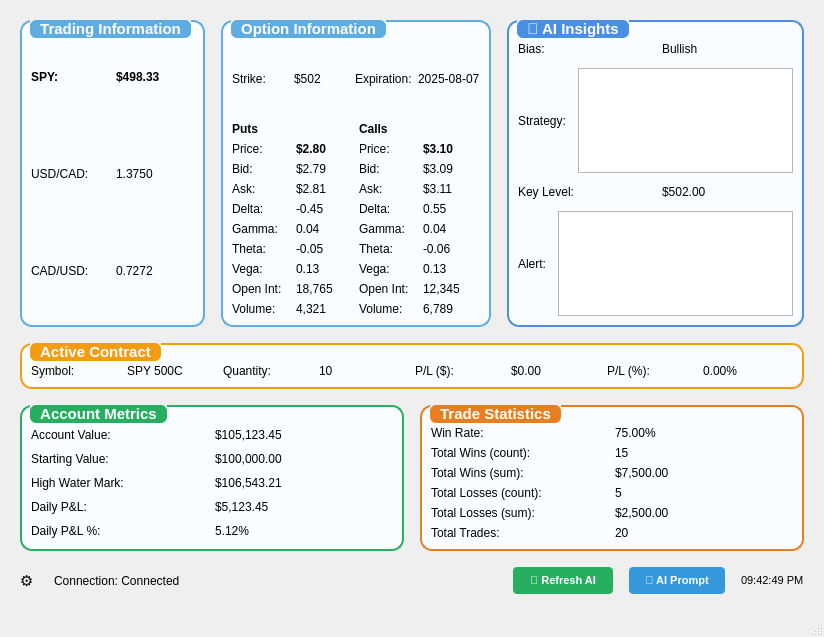
<?xml version="1.0" encoding="UTF-8"?>
<ui version="4.0">
 <class>MainWindow</class>
 <widget class="QMainWindow" name="MainWindow">
  <property name="geometry">
   <rect>
    <x>0</x>
    <y>0</y>
    <width>824</width>
    <height>637</height>
   </rect>
  </property>
  <property name="font">
   <font>
    <family>Segoe UI</family>
    <pointsize>11</pointsize>
   </font>
  </property>
  <property name="windowTitle">
   <string>IB Trading GUI</string>
  </property>
  <widget class="QWidget" name="centralwidget">
   <layout class="QVBoxLayout" name="verticalLayout_main">
    <property name="spacing">
     <number>16</number>
    </property>
    <property name="leftMargin">
     <number>20</number>
    </property>
    <property name="topMargin">
     <number>20</number>
    </property>
    <property name="rightMargin">
     <number>20</number>
    </property>
    <property name="bottomMargin">
     <number>20</number>
    </property>
    <item>
     <layout class="QHBoxLayout" name="horizontalLayout_top">
      <property name="spacing">
       <number>16</number>
      </property>
      <item>
       <widget class="QGroupBox" name="groupBox_trading_info">
        <property name="sizePolicy">
         <sizepolicy hsizetype="Fixed" vsizetype="Preferred">
          <horstretch>0</horstretch>
          <verstretch>0</verstretch>
         </sizepolicy>
        </property>
        <property name="minimumSize">
         <size>
          <width>185</width>
          <height>120</height>
         </size>
        </property>
        <property name="toolTip">
         <string>Displays current trading information including SPY and currency rates.</string>
        </property>
        <property name="styleSheet">
         <string notr="true">QGroupBox {
    border: 2px solid #5dade2;
    border-radius: 12px;
    margin-top: 1ex;
    font-weight: bold;
    color: #2c3e50;
    background-color: #fafdff;
    box-shadow: 0 2px 8px rgba(90, 173, 226, 0.08);
}
QGroupBox::title {
    subcontrol-origin: margin;
    left: 10px;
    padding: 0 8px 0 8px;
    background-color: #5dade2;
    color: white;
    border-radius: 6px;
}
</string>
        </property>
        <property name="title">
         <string>Trading Information</string>
        </property>
        <layout class="QVBoxLayout" name="verticalLayout_trading">
         <item>
          <layout class="QHBoxLayout" name="horizontalLayout_spy">
           <item>
            <widget class="QLabel" name="label_spy_name">
             <property name="font">
              <font>
               <weight>75</weight>
               <bold>true</bold>
              </font>
             </property>
             <property name="text">
              <string>SPY:</string>
             </property>
            </widget>
           </item>
           <item>
            <widget class="QLabel" name="label_spy_value">
             <property name="font">
              <font>
               <weight>75</weight>
               <bold>true</bold>
              </font>
             </property>
             <property name="text">
              <string>$498.33</string>
             </property>
            </widget>
           </item>
          </layout>
         </item>
         <item>
          <layout class="QHBoxLayout" name="horizontalLayout_usd_cad">
           <item>
            <widget class="QLabel" name="label_usd_cad_name">
             <property name="text">
              <string>USD/CAD:</string>
             </property>
            </widget>
           </item>
           <item>
            <widget class="QLabel" name="label_usd_cad_value">
             <property name="text">
              <string>1.3750</string>
             </property>
            </widget>
           </item>
          </layout>
         </item>
         <item>
          <layout class="QHBoxLayout" name="horizontalLayout_cad_usd">
           <item>
            <widget class="QLabel" name="label_cad_usd_name">
             <property name="text">
              <string>CAD/USD:</string>
             </property>
            </widget>
           </item>
           <item>
            <widget class="QLabel" name="label_cad_usd_value">
             <property name="text">
              <string>0.7272</string>
             </property>
            </widget>
           </item>
          </layout>
         </item>
        </layout>
       </widget>
      </item>
      <item>
       <widget class="QGroupBox" name="groupBox_option_info">
        <property name="sizePolicy">
         <sizepolicy hsizetype="Preferred" vsizetype="Preferred">
          <horstretch>0</horstretch>
          <verstretch>0</verstretch>
         </sizepolicy>
        </property>
        <property name="minimumSize">
         <size>
          <width>270</width>
          <height>240</height>
         </size>
        </property>
        <property name="toolTip">
         <string>Shows detailed information for the selected option contract.</string>
        </property>
        <property name="styleSheet">
         <string notr="true">QGroupBox {
    border: 2px solid #5dade2;
    border-radius: 12px;
    margin-top: 1ex;
    font-weight: bold;
    color: #2c3e50;
    background-color: #fafdff;
    box-shadow: 0 2px 8px rgba(90, 173, 226, 0.08);
    padding-top: 10px;
}
QGroupBox::title {
    subcontrol-origin: margin;
    left: 10px;
    padding: 0 8px 0 8px;
    background-color: #5dade2;
    color: white;
    border-radius: 6px;
}
</string>
        </property>
        <property name="title">
         <string>Option Information</string>
        </property>
        <layout class="QVBoxLayout" name="verticalLayout_option_info">
         <item>
          <layout class="QHBoxLayout" name="horizontalLayout_strike_exp">
           <item>
            <layout class="QHBoxLayout" name="horizontalLayout_strike">
             <item>
              <widget class="QLabel" name="label_strike_name">
               <property name="text">
                <string>Strike:</string>
               </property>
              </widget>
             </item>
             <item>
              <widget class="QLabel" name="label_strike_value">
               <property name="text">
                <string>$502</string>
               </property>
              </widget>
             </item>
            </layout>
           </item>
           <item>
            <layout class="QHBoxLayout" name="horizontalLayout_expiration">
             <item>
              <widget class="QLabel" name="label_expiration_name">
               <property name="text">
                <string>Expiration:</string>
               </property>
              </widget>
             </item>
             <item>
              <widget class="QLabel" name="label_expiration_value">
               <property name="text">
                <string>2025-08-07</string>
               </property>
              </widget>
             </item>
            </layout>
           </item>
          </layout>
         </item>
         <item>
          <layout class="QHBoxLayout" name="horizontalLayout_puts_calls">
           <item>
            <layout class="QVBoxLayout" name="verticalLayout_puts">
             <item>
              <widget class="QLabel" name="label_puts_title">
               <property name="font">
                <font>
                 <weight>75</weight>
                 <bold>true</bold>
                </font>
               </property>
               <property name="text">
                <string>Puts</string>
               </property>
              </widget>
             </item>
             <item>
              <layout class="QHBoxLayout" name="horizontalLayout_put_price">
               <item>
                <widget class="QLabel" name="label_put_price_name">
                 <property name="text">
                  <string>Price:</string>
                 </property>
                </widget>
               </item>
               <item>
                <widget class="QLabel" name="label_put_price_value">
                 <property name="font">
                  <font>
                   <weight>75</weight>
                   <bold>true</bold>
                  </font>
                 </property>
                 <property name="text">
                  <string>$2.80</string>
                 </property>
                </widget>
               </item>
              </layout>
             </item>
             <item>
              <layout class="QHBoxLayout" name="horizontalLayout_put_bid">
               <item>
                <widget class="QLabel" name="label_put_bid_name">
                 <property name="text">
                  <string>Bid:</string>
                 </property>
                </widget>
               </item>
               <item>
                <widget class="QLabel" name="label_put_bid_value">
                 <property name="text">
                  <string>$2.79</string>
                 </property>
                </widget>
               </item>
              </layout>
             </item>
             <item>
              <layout class="QHBoxLayout" name="horizontalLayout_put_ask">
               <item>
                <widget class="QLabel" name="label_put_ask_name">
                 <property name="text">
                  <string>Ask:</string>
                 </property>
                </widget>
               </item>
               <item>
                <widget class="QLabel" name="label_put_ask_value">
                 <property name="text">
                  <string>$2.81</string>
                 </property>
                </widget>
               </item>
              </layout>
             </item>
             <item>
              <layout class="QHBoxLayout" name="horizontalLayout_put_delta">
               <item>
                <widget class="QLabel" name="label_put_delta_name">
                 <property name="text">
                  <string>Delta:</string>
                 </property>
                </widget>
               </item>
               <item>
                <widget class="QLabel" name="label_put_delta_value">
                 <property name="text">
                  <string>-0.45</string>
                 </property>
                </widget>
               </item>
              </layout>
             </item>
             <item>
              <layout class="QHBoxLayout" name="horizontalLayout_put_gamma">
               <item>
                <widget class="QLabel" name="label_put_gamma_name">
                 <property name="text">
                  <string>Gamma:</string>
                 </property>
                </widget>
               </item>
               <item>
                <widget class="QLabel" name="label_put_gamma_value">
                 <property name="text">
                  <string>0.04</string>
                 </property>
                </widget>
               </item>
              </layout>
             </item>
             <item>
              <layout class="QHBoxLayout" name="horizontalLayout_put_theta">
               <item>
                <widget class="QLabel" name="label_put_theta_name">
                 <property name="text">
                  <string>Theta:</string>
                 </property>
                </widget>
               </item>
               <item>
                <widget class="QLabel" name="label_put_theta_value">
                 <property name="text">
                  <string>-0.05</string>
                 </property>
                </widget>
               </item>
              </layout>
             </item>
             <item>
              <layout class="QHBoxLayout" name="horizontalLayout_put_vega">
               <item>
                <widget class="QLabel" name="label_put_vega_name">
                 <property name="text">
                  <string>Vega:</string>
                 </property>
                </widget>
               </item>
               <item>
                <widget class="QLabel" name="label_put_vega_value">
                 <property name="text">
                  <string>0.13</string>
                 </property>
                </widget>
               </item>
              </layout>
             </item>
             <item>
              <layout class="QHBoxLayout" name="horizontalLayout_put_openint">
               <item>
                <widget class="QLabel" name="label_put_openint_name">
                 <property name="text">
                  <string>Open Int:</string>
                 </property>
                </widget>
               </item>
               <item>
                <widget class="QLabel" name="label_put_openint_value">
                 <property name="text">
                  <string>18,765</string>
                 </property>
                </widget>
               </item>
              </layout>
             </item>
             <item>
              <layout class="QHBoxLayout" name="horizontalLayout_put_volume">
               <item>
                <widget class="QLabel" name="label_put_volume_name">
                 <property name="text">
                  <string>Volume:</string>
                 </property>
                </widget>
               </item>
               <item>
                <widget class="QLabel" name="label_put_volume_value">
                 <property name="text">
                  <string>4,321</string>
                 </property>
                </widget>
               </item>
              </layout>
             </item>
            </layout>
           </item>
           <item>
            <layout class="QVBoxLayout" name="verticalLayout_calls">
             <item>
              <widget class="QLabel" name="label_calls_title">
               <property name="font">
                <font>
                 <weight>75</weight>
                 <bold>true</bold>
                </font>
               </property>
               <property name="text">
                <string>Calls</string>
               </property>
              </widget>
             </item>
             <item>
              <layout class="QHBoxLayout" name="horizontalLayout_call_price">
               <item>
                <widget class="QLabel" name="label_call_price_name">
                 <property name="text">
                  <string>Price:</string>
                 </property>
                </widget>
               </item>
               <item>
                <widget class="QLabel" name="label_call_price_value">
                 <property name="font">
                  <font>
                   <weight>75</weight>
                   <bold>true</bold>
                  </font>
                 </property>
                 <property name="text">
                  <string>$3.10</string>
                 </property>
                </widget>
               </item>
              </layout>
             </item>
             <item>
              <layout class="QHBoxLayout" name="horizontalLayout_call_bid">
               <item>
                <widget class="QLabel" name="label_call_bid_name">
                 <property name="text">
                  <string>Bid:</string>
                 </property>
                </widget>
               </item>
               <item>
                <widget class="QLabel" name="label_call_bid_value">
                 <property name="text">
                  <string>$3.09</string>
                 </property>
                </widget>
               </item>
              </layout>
             </item>
             <item>
              <layout class="QHBoxLayout" name="horizontalLayout_call_ask">
               <item>
                <widget class="QLabel" name="label_call_ask_name">
                 <property name="text">
                  <string>Ask:</string>
                 </property>
                </widget>
               </item>
               <item>
                <widget class="QLabel" name="label_call_ask_value">
                 <property name="text">
                  <string>$3.11</string>
                 </property>
                </widget>
               </item>
              </layout>
             </item>
             <item>
              <layout class="QHBoxLayout" name="horizontalLayout_call_delta">
               <item>
                <widget class="QLabel" name="label_call_delta_name">
                 <property name="text">
                  <string>Delta:</string>
                 </property>
                </widget>
               </item>
               <item>
                <widget class="QLabel" name="label_call_delta_value">
                 <property name="text">
                  <string>0.55</string>
                 </property>
                </widget>
               </item>
              </layout>
             </item>
             <item>
              <layout class="QHBoxLayout" name="horizontalLayout_call_gamma">
               <item>
                <widget class="QLabel" name="label_call_gamma_name">
                 <property name="text">
                  <string>Gamma:</string>
                 </property>
                </widget>
               </item>
               <item>
                <widget class="QLabel" name="label_call_gamma_value">
                 <property name="text">
                  <string>0.04</string>
                 </property>
                </widget>
               </item>
              </layout>
             </item>
             <item>
              <layout class="QHBoxLayout" name="horizontalLayout_call_theta">
               <item>
                <widget class="QLabel" name="label_call_theta_name">
                 <property name="text">
                  <string>Theta:</string>
                 </property>
                </widget>
               </item>
               <item>
                <widget class="QLabel" name="label_call_theta_value">
                 <property name="text">
                  <string>-0.06</string>
                 </property>
                </widget>
               </item>
              </layout>
             </item>
             <item>
              <layout class="QHBoxLayout" name="horizontalLayout_call_vega">
               <item>
                <widget class="QLabel" name="label_call_vega_name">
                 <property name="text">
                  <string>Vega:</string>
                 </property>
                </widget>
               </item>
               <item>
                <widget class="QLabel" name="label_call_vega_value">
                 <property name="text">
                  <string>0.13</string>
                 </property>
                </widget>
               </item>
              </layout>
             </item>
             <item>
              <layout class="QHBoxLayout" name="horizontalLayout_call_openint">
               <item>
                <widget class="QLabel" name="label_call_openint_name">
                 <property name="text">
                  <string>Open Int:</string>
                 </property>
                </widget>
               </item>
               <item>
                <widget class="QLabel" name="label_call_openint_value">
                 <property name="text">
                  <string>12,345</string>
                 </property>
                </widget>
               </item>
              </layout>
             </item>
             <item>
              <layout class="QHBoxLayout" name="horizontalLayout_call_volume">
               <item>
                <widget class="QLabel" name="label_call_volume_name">
                 <property name="text">
                  <string>Volume:</string>
                 </property>
                </widget>
               </item>
               <item>
                <widget class="QLabel" name="label_call_volume_value">
                 <property name="text">
                  <string>6,789</string>
                 </property>
                </widget>
               </item>
              </layout>
             </item>
            </layout>
           </item>
          </layout>
         </item>
        </layout>
       </widget>
      </item>
      <item>
       <widget class="QGroupBox" name="groupBox_ai_insights">
        <property name="minimumSize">
         <size>
          <width>200</width>
          <height>120</height>
         </size>
        </property>
        <property name="toolTip">
         <string>AI-generated insights, strategies, and alerts for your trading session.</string>
        </property>
        <property name="styleSheet">
         <string notr="true">QGroupBox {
    border: 2px solid #4a90e2;
    border-radius: 12px;
    margin-top: 1ex;
    font-weight: bold;
    color: #2c3e50;
    background-color: #fafdff;
    box-shadow: 0 2px 8px rgba(74, 144, 226, 0.08);
}
QGroupBox::title {
    subcontrol-origin: margin;
    left: 10px;
    padding: 0 8px 0 8px;
    background-color: #4a90e2;
    color: white;
    border-radius: 6px;
}</string>
        </property>
        <property name="title">
         <string>🤖 AI Insights</string>
        </property>
        <layout class="QVBoxLayout" name="verticalLayout_ai">
         <property name="spacing">
          <number>12</number>
         </property>
         <property name="topMargin">
          <number>20</number>
         </property>
         <item>
          <layout class="QHBoxLayout" name="horizontalLayout_ai_bias">
           <item>
            <widget class="QLabel" name="label_ai_bias_name">
             <property name="text">
              <string>Bias:</string>
             </property>
            </widget>
           </item>
           <item>
            <widget class="QLabel" name="label_ai_bias_value">
             <property name="text">
              <string>Bullish</string>
             </property>
            </widget>
           </item>
          </layout>
         </item>
         <item>
          <layout class="QHBoxLayout" name="horizontalLayout_ai_strategy">
           <item>
            <widget class="QLabel" name="label_ai_strategy_name">
             <property name="text">
              <string>Strategy:</string>
             </property>
            </widget>
           </item>
           <item>
            <widget class="QTextBrowser" name="textbrowser_ai_strategy_value">
             <property name="text" stdset="0">
              <string>Consider a bull call spread: Buy SPY 500C, sell SPY 510C. Target profit $400, max risk $200. Monitor for breakout above $502. Adjust stop to $497 if volatility increases.</string>
             </property>
            </widget>
           </item>
          </layout>
         </item>
         <item>
          <layout class="QHBoxLayout" name="horizontalLayout_ai_keylevel">
           <item>
            <widget class="QLabel" name="label_ai_keylevel_name">
             <property name="text">
              <string>Key Level:</string>
             </property>
            </widget>
           </item>
           <item>
            <widget class="QLabel" name="label_ai_keylevel_value">
             <property name="text">
              <string>$502.00</string>
             </property>
            </widget>
           </item>
          </layout>
         </item>
         <item>
          <layout class="QHBoxLayout" name="horizontalLayout_ai_alert">
           <item>
            <widget class="QLabel" name="label_ai_alert_name">
             <property name="text">
              <string>Alert:</string>
             </property>
            </widget>
           </item>
           <item>
            <widget class="QTextBrowser" name="textbrowser_ai_alert_value">
             <property name="html">
              <string>&lt;!DOCTYPE HTML PUBLIC &quot;-//W3C//DTD HTML 4.0//EN&quot; &quot;http://www.w3.org/TR/REC-html40/strict.dtd&quot;&gt;
&lt;html&gt;&lt;head&gt;&lt;meta name=&quot;qrichtext&quot; content=&quot;1&quot; /&gt;&lt;style type=&quot;text/css&quot;&gt;
p, li { white-space: pre-wrap; }
&lt;/style&gt;&lt;/head&gt;&lt;body style=&quot; font-family:'MS Shell Dlg 2'; font-size:8.25pt; font-weight:400; font-style:normal;&quot;&gt;
&lt;p align=&quot;justify&quot; style=&quot;-qt-paragraph-type:empty; margin-top:0px; margin-bottom:0px; margin-left:0px; margin-right:0px; -qt-block-indent:0; text-indent:0px;&quot;&gt;&lt;br /&gt;&lt;/p&gt;&lt;/body&gt;&lt;/html&gt;</string>
             </property>
             <property name="text" stdset="0">
              <string>⚠️ Unusual options volume detected in SPY 500C. Watch for sharp price swings at market open. Consider reducing position size if implied volatility rises above 25%.</string>
             </property>
            </widget>
           </item>
          </layout>
         </item>
        </layout>
       </widget>
      </item>
     </layout>
    </item>
    <item>
     <widget class="QGroupBox" name="groupBox_active_contract">
      <property name="sizePolicy">
       <sizepolicy hsizetype="Preferred" vsizetype="Fixed">
        <horstretch>0</horstretch>
        <verstretch>0</verstretch>
       </sizepolicy>
      </property>
      <property name="toolTip">
       <string>Information about the currently active contract in your portfolio.</string>
      </property>
      <property name="styleSheet">
       <string notr="true">QGroupBox {
    border: 2px solid #f39c12;
    border-radius: 12px;
    margin-top: 1ex;
    font-weight: bold;
    color: #2c3e50;
    background-color: #fafdff;
    box-shadow: 0 2px 8px rgba(243, 156, 18, 0.08);
    padding-top: 10px;
}
QGroupBox::title {
    subcontrol-origin: margin;
    left: 10px;
    padding: 0 8px 0 8px;
    background-color: #f39c12;
    color: white;
    border-radius: 6px;
}
</string>
      </property>
      <property name="title">
       <string>Active Contract</string>
      </property>
      <layout class="QHBoxLayout" name="horizontalLayout_active">
       <item>
        <layout class="QHBoxLayout" name="horizontalLayout_symbol">
         <item>
          <widget class="QLabel" name="label_symbol_name">
           <property name="text">
            <string>Symbol:</string>
           </property>
          </widget>
         </item>
         <item>
          <widget class="QLabel" name="label_symbol_value">
           <property name="text">
            <string>SPY 500C</string>
           </property>
          </widget>
         </item>
        </layout>
       </item>
       <item>
        <layout class="QHBoxLayout" name="horizontalLayout_quantity">
         <item>
          <widget class="QLabel" name="label_quantity_name">
           <property name="text">
            <string>Quantity:</string>
           </property>
          </widget>
         </item>
         <item>
          <widget class="QLabel" name="label_quantity_value">
           <property name="text">
            <string>10</string>
           </property>
          </widget>
         </item>
        </layout>
       </item>
       <item>
        <layout class="QHBoxLayout" name="horizontalLayout_pl_dollar">
         <item>
          <widget class="QLabel" name="label_pl_dollar_name">
           <property name="text">
            <string>P/L ($):</string>
           </property>
          </widget>
         </item>
         <item>
          <widget class="QLabel" name="label_pl_dollar_value">
           <property name="text">
            <string>$0.00</string>
           </property>
          </widget>
         </item>
        </layout>
       </item>
       <item>
        <layout class="QHBoxLayout" name="horizontalLayout_pl_percent">
         <item>
          <widget class="QLabel" name="label_pl_percent_name">
           <property name="text">
            <string>P/L (%):</string>
           </property>
          </widget>
         </item>
         <item>
          <widget class="QLabel" name="label_pl_percent_value">
           <property name="text">
            <string>0.00%</string>
           </property>
          </widget>
         </item>
        </layout>
       </item>
      </layout>
     </widget>
    </item>
    <item>
     <layout class="QHBoxLayout" name="horizontalLayout_bottom">
      <property name="spacing">
       <number>16</number>
      </property>
      <item>
       <widget class="QGroupBox" name="groupBox_account_metrics">
        <property name="toolTip">
         <string>Key account metrics including value, high water mark, and daily P&amp;L.</string>
        </property>
        <property name="styleSheet">
         <string notr="true">QGroupBox {
    border: 2px solid #27ae60;
    border-radius: 12px;
    margin-top: 1ex;
    font-weight: bold;
    color: #2c3e50;
    background-color: #fafdff;
    box-shadow: 0 2px 8px rgba(39, 174, 96, 0.08);
    padding-top: 10px;
}
QGroupBox::title {
    subcontrol-origin: margin;
    left: 10px;
    padding: 0 8px 0 8px;
    background-color: #27ae60;
    color: white;
    border-radius: 6px;
}
</string>
        </property>
        <property name="title">
         <string>Account Metrics</string>
        </property>
        <layout class="QVBoxLayout" name="verticalLayout_account">
         <item>
          <layout class="QHBoxLayout" name="horizontalLayout_account_value">
           <item>
            <widget class="QLabel" name="label_account_value_name">
             <property name="text">
              <string>Account Value:</string>
             </property>
            </widget>
           </item>
           <item>
            <widget class="QLabel" name="label_account_value_value">
             <property name="text">
              <string>$105,123.45</string>
             </property>
            </widget>
           </item>
          </layout>
         </item>
         <item>
          <layout class="QHBoxLayout" name="horizontalLayout_starting_value">
           <item>
            <widget class="QLabel" name="label_starting_value_name">
             <property name="text">
              <string>Starting Value:</string>
             </property>
            </widget>
           </item>
           <item>
            <widget class="QLabel" name="label_starting_value_value">
             <property name="text">
              <string>$100,000.00</string>
             </property>
            </widget>
           </item>
          </layout>
         </item>
         <item>
          <layout class="QHBoxLayout" name="horizontalLayout_high_water">
           <item>
            <widget class="QLabel" name="label_high_water_name">
             <property name="text">
              <string>High Water Mark:</string>
             </property>
            </widget>
           </item>
           <item>
            <widget class="QLabel" name="label_high_water_value">
             <property name="text">
              <string>$106,543.21</string>
             </property>
            </widget>
           </item>
          </layout>
         </item>
         <item>
          <layout class="QHBoxLayout" name="horizontalLayout_daily_pl">
           <item>
            <widget class="QLabel" name="label_daily_pl_name">
             <property name="text">
              <string>Daily P&amp;L:</string>
             </property>
            </widget>
           </item>
           <item>
            <widget class="QLabel" name="label_daily_pl_value">
             <property name="text">
              <string>$5,123.45</string>
             </property>
            </widget>
           </item>
          </layout>
         </item>
         <item>
          <layout class="QHBoxLayout" name="horizontalLayout_daily_pl_percent">
           <item>
            <widget class="QLabel" name="label_daily_pl_percent_name">
             <property name="text">
              <string>Daily P&amp;L %:</string>
             </property>
            </widget>
           </item>
           <item>
            <widget class="QLabel" name="label_daily_pl_percent_value">
             <property name="text">
              <string>5.12%</string>
             </property>
            </widget>
           </item>
          </layout>
         </item>
        </layout>
       </widget>
      </item>
      <item>
       <widget class="QGroupBox" name="groupBox_trade_statistics">
        <property name="toolTip">
         <string>Summary of your trading performance and statistics.</string>
        </property>
        <property name="styleSheet">
         <string notr="true">QGroupBox {
    border: 2px solid #e67e22;
    border-radius: 12px;
    margin-top: 1ex;
    font-weight: bold;
    color: #2c3e50;
    background-color: #fafdff;
    box-shadow: 0 2px 8px rgba(230, 126, 34, 0.08);
    padding-top: 10px;
}
QGroupBox::title {
    subcontrol-origin: margin;
    left: 10px;
    padding: 0 8px 0 8px;
    background-color: #e67e22;
    color: white;
    border-radius: 6px;
}
</string>
        </property>
        <property name="title">
         <string>Trade Statistics</string>
        </property>
        <layout class="QVBoxLayout" name="verticalLayout_stats">
         <item>
          <layout class="QHBoxLayout" name="horizontalLayout_win_rate">
           <item>
            <widget class="QLabel" name="label_win_rate_name">
             <property name="text">
              <string>Win Rate:</string>
             </property>
            </widget>
           </item>
           <item>
            <widget class="QLabel" name="label_win_rate_value">
             <property name="text">
              <string>75.00%</string>
             </property>
            </widget>
           </item>
          </layout>
         </item>
         <item>
          <layout class="QHBoxLayout" name="horizontalLayout_total_wins_count">
           <item>
            <widget class="QLabel" name="label_total_wins_count_name">
             <property name="text">
              <string>Total Wins (count):</string>
             </property>
            </widget>
           </item>
           <item>
            <widget class="QLabel" name="label_total_wins_count_value">
             <property name="text">
              <string>15</string>
             </property>
            </widget>
           </item>
          </layout>
         </item>
         <item>
          <layout class="QHBoxLayout" name="horizontalLayout_total_wins_sum">
           <item>
            <widget class="QLabel" name="label_total_wins_sum_name">
             <property name="text">
              <string>Total Wins (sum):</string>
             </property>
            </widget>
           </item>
           <item>
            <widget class="QLabel" name="label_total_wins_sum_value">
             <property name="text">
              <string>$7,500.00</string>
             </property>
            </widget>
           </item>
          </layout>
         </item>
         <item>
          <layout class="QHBoxLayout" name="horizontalLayout_total_losses_count">
           <item>
            <widget class="QLabel" name="label_total_losses_count_name">
             <property name="text">
              <string>Total Losses (count):</string>
             </property>
            </widget>
           </item>
           <item>
            <widget class="QLabel" name="label_total_losses_count_value">
             <property name="text">
              <string>5</string>
             </property>
            </widget>
           </item>
          </layout>
         </item>
         <item>
          <layout class="QHBoxLayout" name="horizontalLayout_total_losses_sum">
           <item>
            <widget class="QLabel" name="label_total_losses_sum_name">
             <property name="text">
              <string>Total Losses (sum):</string>
             </property>
            </widget>
           </item>
           <item>
            <widget class="QLabel" name="label_total_losses_sum_value">
             <property name="text">
              <string>$2,500.00</string>
             </property>
            </widget>
           </item>
          </layout>
         </item>
         <item>
          <layout class="QHBoxLayout" name="horizontalLayout_total_trades">
           <item>
            <widget class="QLabel" name="label_total_trades_name">
             <property name="text">
              <string>Total Trades:</string>
             </property>
            </widget>
           </item>
           <item>
            <widget class="QLabel" name="label_total_trades_value">
             <property name="text">
              <string>20</string>
             </property>
            </widget>
           </item>
          </layout>
         </item>
        </layout>
       </widget>
      </item>
     </layout>
    </item>
    <item>
     <layout class="QHBoxLayout" name="horizontalLayout_status_area">
      <item>
       <widget class="QLabel" name="label_status_icons">
        <property name="text">
         <string>⚙ </string>
        </property>
       </widget>
      </item>
      <item>
       <widget class="QLabel" name="label_connection_status">
        <property name="font">
         <font>
          <pointsize>9</pointsize>
         </font>
        </property>
        <property name="text">
         <string>Connection: Connected</string>
        </property>
       </widget>
      </item>
      <item>
       <spacer name="horizontalSpacer">
        <property name="orientation">
         <enum>Qt::Horizontal</enum>
        </property>
        <property name="sizeType">
         <enum>QSizePolicy::Expanding</enum>
        </property>
        <property name="sizeHint" stdset="0">
         <size>
          <width>0</width>
          <height>0</height>
         </size>
        </property>
       </spacer>
      </item>
      <item>
       <widget class="QPushButton" name="button_refresh_ai">
        <property name="minimumSize">
         <size>
          <width>100</width>
          <height>25</height>
         </size>
        </property>
        <property name="font">
         <font>
          <pointsize>8</pointsize>
          <weight>75</weight>
          <bold>true</bold>
         </font>
        </property>
        <property name="toolTip">
         <string>Refresh the AI insights and recommendations.</string>
        </property>
        <property name="styleSheet">
         <string notr="true">QPushButton {
    background-color: #27ae60;
    color: white;
    border: none;
    border-radius: 4px;
    padding: 7px 16px;
    font-weight: bold;
    font-size: 8pt;
    transition: background 0.2s;
}
QPushButton:hover {
    background-color: #229954;
}
QPushButton:pressed {
    background-color: #1e8449;
}</string>
        </property>
        <property name="text">
         <string>🔄 Refresh AI</string>
        </property>
       </widget>
      </item>
      <item>
       <widget class="QPushButton" name="button_ai_prompt">
        <property name="minimumSize">
         <size>
          <width>0</width>
          <height>0</height>
         </size>
        </property>
        <property name="font">
         <font>
          <pointsize>8</pointsize>
          <weight>75</weight>
          <bold>true</bold>
         </font>
        </property>
        <property name="toolTip">
         <string>Open the AI prompt dialog to ask for trading insights or strategies.</string>
        </property>
        <property name="styleSheet">
         <string notr="true">QPushButton {
    background-color: #3498db;
    color: white;
    border: none;
    border-radius: 4px;
    padding: 7px 16px;
    font-weight: bold;
    font-size: 8pt;
    transition: background 0.2s;
}
QPushButton:hover {
    background-color: #2980b9;
}
QPushButton:pressed {
    background-color: #21618c;
}</string>
        </property>
        <property name="text">
         <string>💬 AI Prompt</string>
        </property>
       </widget>
      </item>
      <item>
       <widget class="QLabel" name="label_time">
        <property name="font">
         <font>
          <pointsize>8</pointsize>
         </font>
        </property>
        <property name="text">
         <string>09:42:49 PM</string>
        </property>
       </widget>
      </item>
     </layout>
    </item>
   </layout>
  </widget>
  <widget class="QStatusBar" name="statusbar">
   <property name="layoutDirection">
    <enum>Qt::LeftToRight</enum>
   </property>
  </widget>
 </widget>
 <resources/>
 <connections/>
</ui>
